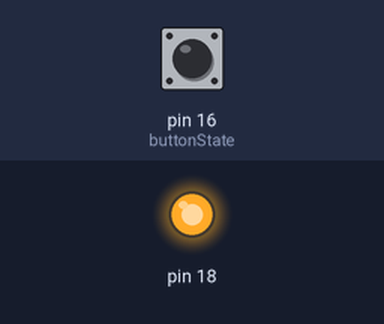
Bench run of a program on a simulated Raspberry Pi (header pin numbers). On the bench: output pins drawn as LEDs (lit = HIGH). Dashed ring = blinking. The inputs (shaded band) are chosen by the test bench; at power-on: pin 16 (buttonState) HIGH. What the program prints to the terminal is not drawn.

Above: at 1.2 s.
1.3 s: pin 16 (buttonState) pulled LOW for 3.2 s
At 3.2 s:
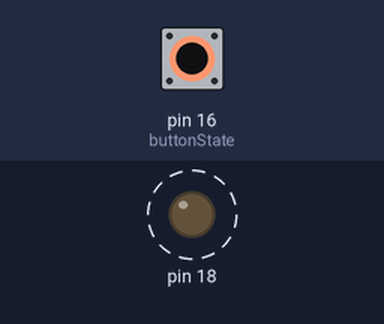
Timing chart, 0 to 6.8 s (numbered marks = the images above; inputs shaded):
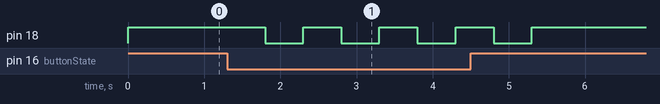

The program:

button.py
```python
import RPi.GPIO as GPIO
import time
GPIO.setmode(GPIO.BOARD)
GPIO.setup(18,GPIO.OUT)
GPIO.setup(16,GPIO.IN, pull_up_down = GPIO.PUD_UP)
while True:
    buttonState = GPIO.input(16)
    if buttonState == False:
        GPIO.output(18,True)
        time.sleep(0.5)
        GPIO.output(18,False)
        time.sleep(0.5)
        print("Not Pressed")
    else:
        GPIO.output(18,GPIO.HIGH)
        print("Pressed")
```

Measured:
- after the input at 1.3 s, pin 18: alternates HIGH for 0.50 s and LOW for 0.50 s, 8 changes in all, then stays HIGH, starting after 0.50 s
